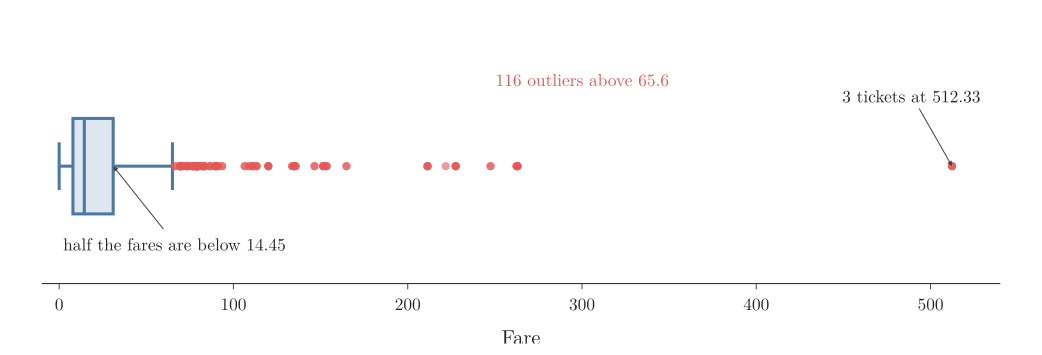

The Python source for this figure:
"""Box plot of Titanic fares: a squashed box on the left and a long tail of outliers to the right."""
from pathlib import Path
import pandas as pd
import plotly.graph_objects as go

here = Path(__file__).parent
fare = pd.read_csv(here.parent / "data" / "titanic_train.csv")["Fare"]
q1, q3 = fare.quantile([0.25, 0.75])
n_out = int((fare > q3 + 1.5 * (q3 - q1)).sum())
# pass pandas' own quartiles and Tukey fences (1.5 x IQR), so the plot matches describe() exactly
q1, med, q3 = fare.quantile([0.25, 0.5, 0.75])
iqr = q3 - q1
inside = fare[(fare >= q1 - 1.5 * iqr) & (fare <= q3 + 1.5 * iqr)]
out = fare[(fare < q1 - 1.5 * iqr) | (fare > q3 + 1.5 * iqr)]
fig = go.Figure(go.Box(y=[0], q1=[q1], median=[med], q3=[q3], lowerfence=[inside.min()], upperfence=[inside.max()],
                       orientation="h", line=dict(color="#4C78A8", width=3), fillcolor="rgba(76,120,168,0.18)"))
fig.add_trace(go.Scatter(x=out, y=[0] * len(out), mode="markers",
                         marker=dict(color="#E45756", size=8, opacity=0.6)))
fig.add_annotation(x=fare.max(), y=0, text="3 tickets at 512.33", ax=-40, ay=-70, arrowhead=2, font=dict(size=17))
fig.add_annotation(x=300, y=0.45, text=f"{n_out} outliers above {q3 + 1.5 * (q3 - q1):.1f}", showarrow=False,
                   font=dict(size=17, color="#E45756"))
fig.add_annotation(x=q3, y=0, text="half the fares are below 14.45", ax=60, ay=75, arrowhead=2, font=dict(size=17))
fig.update_xaxes(title="Fare", range=[-10, 540])
fig.update_yaxes(visible=False, range=[-0.6, 0.7])
fig.update_layout(template="simple_white", width=1000, height=340, showlegend=False,
                  font=dict(family="Latin Modern Roman", size=17), margin=dict(l=30, r=30, t=20, b=60))
fig.write_image(here / "fare_box.png", scale=2)
fig.write_image(here / "fare_box.pdf")
